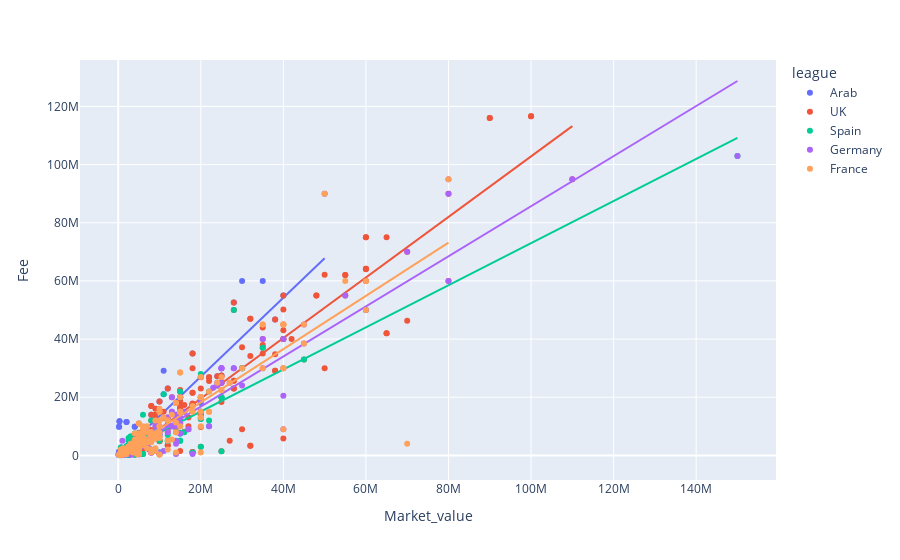

Notebook code for this chart:
### Code cell
import plotly.express as px

fig = px.scatter(df2, x="Market_value", y="Fee", color="league", trendline="ols", hover_name="Name")
fig.show()

### Figure 1 — Plotly figure (JSON) as saved in the notebook; plotly's stock layout.template omitted (floating-point values rounded to 4 significant figures; data arrays with more than 128 entries replaced by an {"elided": "..."} marker saying what was removed)
{"data": [{"hovertemplate": "<b>%{hovertext}</b><br><br>league=Arab<br>Market_value=%{x}<br>Fee=%{y}<extra></extra>", "hovertext": ["Riyad MahrezR. Mahrez", "Gabri VeigaG. Veiga", "Roger IbañezRoger Ibañez", "Allan Saint-MaximinA. Saint-Maximin", "Merih DemiralM. Demiral", "Edouard MendyE. Mendy", "Franck KessiéF. Kessié", "Firas Al-BuraikanF. Al-Buraikan", "Abdullah Al-AmmarA. Al-Ammar", "Bassam Al-HurayjiB. Al-Hurayji", "Saad BalobaidSaad Balobaid", "Abdullah Al-MogrenA. Al-Mogren", "Hassan Al-AliH. Al-Ali", "Faïz SelemaniF. Selemani", "Majed QasheeshM. Qasheesh", "Saviour GodwinS. Godwin", "Andrei BurcăA. Burcă", "Ahmed MostafaA. Mostafa", "JuanmiJuanmi", "FabinhoFabinho", "JotaJota", "Luiz FelipeLuiz Felipe", "Faisal Al-GhamdiF. Al-Ghamdi", "Hassan KadeshH. Kadesh", "Mohammed Al-SaiariM. Al-Saiari", "OtávioOtávio", "Sadio ManéS. Mané", "Aymeric LaporteA. Laporte", "Seko FofanaS. Fofana", "Marcelo BrozovicM. Brozovic", "Alex TellesA. Telles", "Mukhtar AliM. Ali", "Majed QasheeshM. Qasheesh", "Habib DialloH. Diallo", "Yannick CarrascoY. Carrasco", "Gustavo CuéllarG. Cuéllar", "Hassan TambaktiH. Tambakti", "Aaron BoupendzaA. Boupendza", "Paulinho PaulaPaulinho Paula", "NeymarNeymar", "MalcomMalcom", "Rúben NevesR. Neves", "Aleksandar MitrovicA. Mitrovic", "Sergej Milinkovic-SavicS. Milinkovic-Savic", "Kalidou KoulibalyK. Koulibaly", "BonoBono", "Hassan TambaktiH. Tambakti", "Gustavo CuéllarG. Cuéllar", "Musa BarrowM. Barrow", "Andrei GirottoA. Girotto", "MateusMateus", "FlávioFlávio", "Hassan KadeshH. Kadesh", "Alejandro RomeroA. Romero", "Mostafa FathiM. Fathi", "Saad BalobaidSaad Balobaid", "Lucas ZelarayánL. Zelarayán", "Abdullah Al-MogrenA. Al-Mogren", "DjaninyDjaniny", "Mukhtar AliM. Ali", "Firas Al-BuraikanF. Al-Buraikan", "Assan CeesayA. Ceesay", "Nicolae StanciuN. Stanciu", "Abdullah Al-AmmarA. Al-Ammar", "Marko DugandzicM. Dugandzic", "Andrei CordeaA. Cordea", "Jordan HendersonJ. Henderson", "Demarai GrayD. Gray", "Georginio WijnaldumG. Wijnaldum", "Jack HendryJ. Hendry", "Faisal Al-GhamdiF. Al-Ghamdi", "Karl Toko EkambiK. Toko Ekambi", "Hassan Al-AliH. Al-Ali", "Jawad El YamiqJ. El Yamiq", "Fashion SakalaF. Sakala", "Henry OnyekuruH. Onyekuru", "Abdelhamid SabiriA. Sabiri", "Khaled NareyK. Narey", "Mohamed SherifM. Sherif", "Ibrahim SehicI. Sehic"], "legendgroup": "Arab", "marker": {"color": "#636efa", "symbol": "circle"}, "mode": "markers", "name": "Arab", "orientation": "v", "showlegend": true, "type": "scatter", "x": [18000000, 30000000, 28000000, 24000000, 20000000, 10000000, 20000000, 4000000, 750000, 600000, 300000, 200000, 400000, 2500000, 75000, 2500000, 3700000, 250000, 10000000, 38000000, 11000000, 15000000, 300000, 200000, 125000, 35000000, 25000000, 25000000, 24000000, 20000000, 7000000, 325000, 75000, 14000000, 20000000, 5000000, 2000000, 6500000, 1000000, 50000000, 30000000, 40000000, 28000000, 40000000, 12000000, 11000000, 2000000, 5000000, 9000000, 4000000, 2000000, 1600000, 200000, 5000000, 1800000, 300000, 5000000, 200000, 4000000, 325000, 4000000, 2500000, 5000000, 750000, 2500000, 2300000, 8000000, 12000000, 6000000, 3000000, 300000, 5000000, 400000, 2000000, 5500000, 4800000, 2500000, 3000000, 1800000, 1200000], "xaxis": "x", "y": [35000000, 30000000, 30000000, 27200000, 20000000, 18500000, 12500000, 9830000, 2740000, 985000, 748000, 1250000, 498000, 1500000, 249000, 2500000, 1000000, 92000, 1000000, 46700000, 29100000, 22000000, 11720000, 9880000, 750000, 60000000, 30000000, 27500000, 25000000, 18000000, 4600000, 748000, 249000, 18000000, 15000000, 1380000, 11500000, 6500000, 1200000, 90000000, 60000000, 55000000, 52600000, 40000000, 23000000, 21000000, 11500000, 1380000, 8000000, 4000000, 2800000, 182000, 9880000, 5000000, 903000, 748000, 2750000, 1250000, 1010000, 748000, 9830000, 2800000, 2500000, 2740000, 2000000, 1320000, 14000000, 9300000, 8000000, 5000000, 11720000, 1500000, 498000, 1200000, 4650000, 3200000, 100000, 2000000, 1370000, 700000], "yaxis": "y"}, {"hovertemplate": "<b>OLS trendline</b><br>Fee = 1.35673 * Market_value + -53637.5<br>R<sup>2</sup>=0.839211<br><br>league=Arab<br>Market_value=%{x}<br>Fee=%{y} <b>(trend)</b><extra></extra>", "legendgroup": "Arab", "marker": {"color": "#636efa", "symbol": "circle"}, "mode": "lines", "name": "Arab", "showlegend": false, "type": "scatter", "x": [75000, 75000, 125000, 200000, 200000, 200000, 200000, 250000, 300000, 300000, 300000, 300000, 325000, 325000, 400000, 400000, 600000, 750000, 750000, 1000000, 1200000, 1600000, 1800000, 1800000, 2000000, 2000000, 2000000, 2000000, 2300000, 2500000, 2500000, 2500000, 2500000, 2500000, 3000000, 3000000, 3700000, 4000000, 4000000, 4000000, 4000000, 4800000, 5000000, 5000000, 5000000, 5000000, 5000000, 5000000, 5500000, 6000000, 6500000, 7000000, 8000000, 9000000, 10000000, 10000000, 11000000, 11000000, 12000000, 12000000, 14000000, 15000000, 18000000, 20000000, 20000000, 20000000, 20000000, 24000000, 24000000, 25000000, 25000000, 28000000, 28000000, 30000000, 30000000, 35000000, 38000000, 40000000, 40000000, 50000000], "xaxis": "x", "y": [48120.0, 48120.0, 116000.0, 217700.0, 217700.0, 217700.0, 217700.0, 285500.0, 353400.0, 353400.0, 353400.0, 353400.0, 387300.0, 387300.0, 489100.0, 489100.0, 760400.0, 963900.0, 963900.0, 1303000.0, 1574000.0, 2117000.0, 2388000.0, 2388000.0, 2660000.0, 2660000.0, 2660000.0, 2660000.0, 3067000.0, 3338000.0, 3338000.0, 3338000.0, 3338000.0, 3338000.0, 4017000.0, 4017000.0, 4966000.0, 5373000.0, 5373000.0, 5373000.0, 5373000.0, 6459000.0, 6730000.0, 6730000.0, 6730000.0, 6730000.0, 6730000.0, 6730000.0, 7408000.0, 8087000.0, 8765000.0, 9444000.0, 10800000.0, 12160000.0, 13510000.0, 13510000.0, 14870000.0, 14870000.0, 16230000.0, 16230000.0, 18940000.0, 20300000.0, 24370000.0, 27080000.0, 27080000.0, 27080000.0, 27080000.0, 32510000.0, 32510000.0, 33860000.0, 33860000.0, 37930000.0, 37930000.0, 40650000.0, 40650000.0, 47430000.0, 51500000.0, 54220000.0, 54220000.0, 67780000.0], "yaxis": "y"}, {"hovertemplate": "<b>%{hovertext}</b><br><br>league=UK<br>Market_value=%{x}<br>Fee=%{y}<extra></extra>", "hovertext": {"elided": "196 str values"}, "legendgroup": "UK", "marker": {"color": "#EF553B", "symbol": "circle"}, "mode": "markers", "name": "UK", "orientation": "v", "showlegend": true, "type": "scatter", "x": {"elided": "196 int values"}, "xaxis": "x", "y": {"elided": "196 float values"}, "yaxis": "y"}, {"hovertemplate": "<b>OLS trendline</b><br>Fee = 1.04087 * Market_value + -1.27248e+06<br>R<sup>2</sup>=0.856881<br><br>league=UK<br>Market_value=%{x}<br>Fee=%{y} <b>(trend)</b><extra></extra>", "legendgroup": "UK", "marker": {"color": "#EF553B", "symbol": "circle"}, "mode": "lines", "name": "UK", "showlegend": false, "type": "scatter", "x": {"elided": "196 int values"}, "xaxis": "x", "y": {"elided": "196 float values"}, "yaxis": "y"}, {"hovertemplate": "<b>%{hovertext}</b><br><br>league=Spain<br>Market_value=%{x}<br>Fee=%{y}<extra></extra>", "hovertext": {"elided": "136 str values"}, "legendgroup": "Spain", "marker": {"color": "#00cc96", "symbol": "circle"}, "mode": "markers", "name": "Spain", "orientation": "v", "showlegend": true, "type": "scatter", "x": {"elided": "136 int values"}, "xaxis": "x", "y": {"elided": "136 float values"}, "yaxis": "y"}, {"hovertemplate": "<b>OLS trendline</b><br>Fee = 0.723575 * Market_value + 623614<br>R<sup>2</sup>=0.845069<br><br>league=Spain<br>Market_value=%{x}<br>Fee=%{y} <b>(trend)</b><extra></extra>", "legendgroup": "Spain", "marker": {"color": "#00cc96", "symbol": "circle"}, "mode": "lines", "name": "Spain", "showlegend": false, "type": "scatter", "x": {"elided": "136 int values"}, "xaxis": "x", "y": {"elided": "136 float values"}, "yaxis": "y"}, {"hovertemplate": "<b>%{hovertext}</b><br><br>league=Germany<br>Market_value=%{x}<br>Fee=%{y}<extra></extra>", "hovertext": {"elided": "159 str values"}, "legendgroup": "Germany", "marker": {"color": "#ab63fa", "symbol": "circle"}, "mode": "markers", "name": "Germany", "orientation": "v", "showlegend": true, "type": "scatter", "x": {"elided": "159 int values"}, "xaxis": "x", "y": {"elided": "159 int values"}, "yaxis": "y"}, {"hovertemplate": "<b>OLS trendline</b><br>Fee = 0.861106 * Market_value + -414183<br>R<sup>2</sup>=0.911788<br><br>league=Germany<br>Market_value=%{x}<br>Fee=%{y} <b>(trend)</b><extra></extra>", "legendgroup": "Germany", "marker": {"color": "#ab63fa", "symbol": "circle"}, "mode": "lines", "name": "Germany", "showlegend": false, "type": "scatter", "x": {"elided": "159 int values"}, "xaxis": "x", "y": {"elided": "159 float values"}, "yaxis": "y"}, {"hovertemplate": "<b>%{hovertext}</b><br><br>league=France<br>Market_value=%{x}<br>Fee=%{y}<extra></extra>", "hovertext": {"elided": "180 str values"}, "legendgroup": "France", "marker": {"color": "#FFA15A", "symbol": "circle"}, "mode": "markers", "name": "France", "orientation": "v", "showlegend": true, "type": "scatter", "x": {"elided": "180 int values"}, "xaxis": "x", "y": {"elided": "180 int values"}, "yaxis": "y"}, {"hovertemplate": "<b>OLS trendline</b><br>Fee = 0.916098 * Market_value + -93346.7<br>R<sup>2</sup>=0.745130<br><br>league=France<br>Market_value=%{x}<br>Fee=%{y} <b>(trend)</b><extra></extra>", "legendgroup": "France", "marker": {"color": "#FFA15A", "symbol": "circle"}, "mode": "lines", "name": "France", "showlegend": false, "type": "scatter", "x": {"elided": "180 int values"}, "xaxis": "x", "y": {"elided": "180 float values"}, "yaxis": "y"}], "layout": {"legend": {"title": {"text": "league"}, "tracegroupgap": 0}, "margin": {"t": 60}, "xaxis": {"anchor": "y", "domain": [0, 1], "title": {"text": "Market_value"}}, "yaxis": {"anchor": "x", "domain": [0, 1], "title": {"text": "Fee"}}}}
